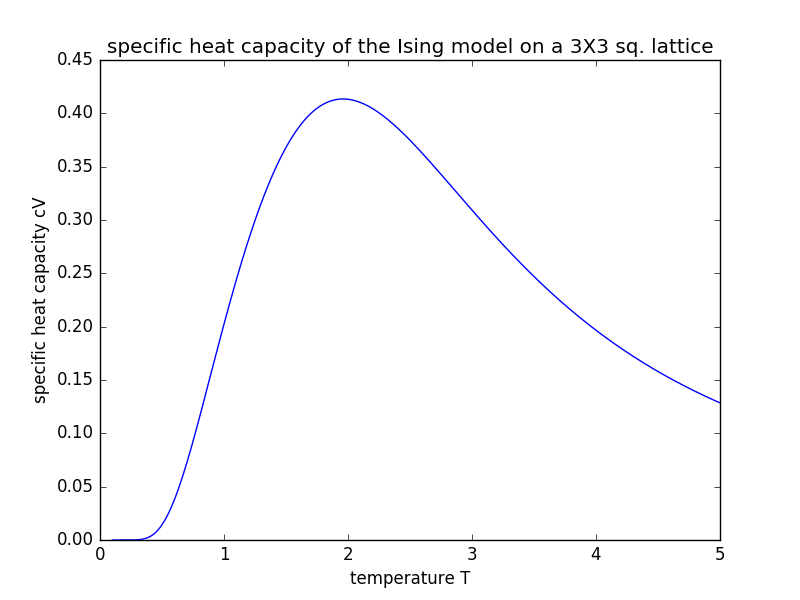

The script that drew this image:
import numpy as np
import random, math, pylab

A=np.array(([2, 4, 0, 0], [3, 5, 1, 0], [0, 6, 2, 0],
              [5, 7, 0, 1], [6, 8, 4, 2], [0, 9, 5, 3],
              [8, 0, 0, 4], [9, 0, 7, 5], [0, 0, 8, 6]))
                
def Nbr(n, k): return A.T[n-1, k-1]

def gray_flip(tau):
    k=tau[0]
    N=len(tau)-1
    if k>N: exit
    tau[k-1]=tau[k]
    tau[k]=k+1
    if k!=1: tau[0]=1
    return [k, tau]

def enumerate_ising(N):
    density=[0. for i in range(-2*N, 2*N+1)]
    sigma=[-1]*N
    tau=[i+1 for i in range(N+1)]
    E=-2*N
    density[E+2*N]=2
    for i in range(1, 2**N):
        k=gray_flip(tau)[0]
        h=0
        for n in range(1, 3):
            j=Nbr(n, k)
            h+=sigma[j-1]
        E+=2*sigma[k-1]*h
        density[E+2*N]+=2
        sigma[k-1]=-sigma[k-1]
    return density

def thermo_ising(N, T):
    density=enumerate_ising(N)
    Beta=1./T
    Z, E_mean, E_sq_mean=0, 0, 0
    Emin=-2*N
    Emax=2*N
    for E in range(Emin, Emax+1):
        E_dashed=E-Emin
        Z+=density[E+2*N]*math.exp(-Beta*E_dashed)
        E_mean+=E_dashed*density[E+2*N]*math.exp(-Beta*E_dashed)
        E_sq_mean+=E_dashed**2*density[E+2*N]*math.exp(-Beta*E_dashed)
    E_mean/=Z
    E_sq_mean/=Z
    Z*=math.exp(-Beta*Emin)
    cV=Beta**2*(E_sq_mean-E_mean**2)/N
    e_mean=(E_mean+Emin)/N
    return [Z, e_mean, cV]

L=3
N=L**2

T=np.linspace(0.1, 5, 1000)
X=[]
for t in T: X+=[thermo_ising(N, t)[2], ]

pylab.plot(T, X)
pylab.xlabel("temperature T")
pylab.ylabel("specific heat capacity cV")
pylab.title("specific heat capacity of the Ising model on a 3X3 sq. lattice")
pylab.show()
